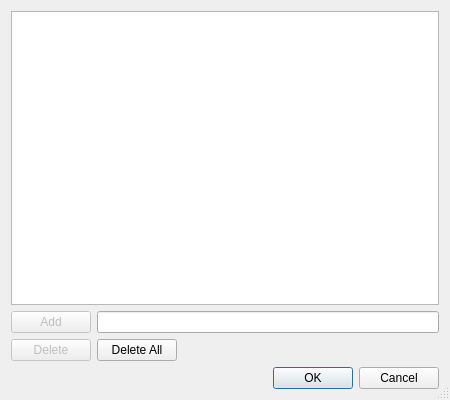
<?xml version="1.0" encoding="UTF-8"?>
<ui version="4.0">
 <class>ExceptionsFilterDialog</class>
 <widget class="QDialog" name="ExceptionsFilterDialog">
  <property name="geometry">
   <rect>
    <x>0</x>
    <y>0</y>
    <width>450</width>
    <height>400</height>
   </rect>
  </property>
  <property name="windowTitle">
   <string>Exceptions Filter</string>
  </property>
  <property name="whatsThis">
   <string>&lt;b&gt;Exception Filter&lt;/b&gt;
&lt;p&gt;This dialog is used to enter the exception types, that shall be highlighted during a debugging session. If this list is empty, all exception types will be highlighted. If the exception reporting flag in the &quot;Start Debugging&quot; dialog is unchecked, no exception will be reported at all.&lt;/p&gt;
&lt;p&gt;Please note, that unhandled exceptions are always highlighted independent of these settings.&lt;/p&gt;</string>
  </property>
  <property name="sizeGripEnabled">
   <bool>true</bool>
  </property>
  <layout class="QGridLayout" name="gridLayout">
   <item row="0" column="0" colspan="3">
    <widget class="QListWidget" name="exceptionList">
     <property name="toolTip">
      <string>List of exceptions that shall be highlighted</string>
     </property>
     <property name="alternatingRowColors">
      <bool>true</bool>
     </property>
    </widget>
   </item>
   <item row="1" column="0">
    <widget class="QPushButton" name="addButton">
     <property name="enabled">
      <bool>false</bool>
     </property>
     <property name="toolTip">
      <string>Press to add the entered exception to the list</string>
     </property>
     <property name="text">
      <string>Add</string>
     </property>
    </widget>
   </item>
   <item row="1" column="1" colspan="2">
    <widget class="QLineEdit" name="exceptionEdit">
     <property name="toolTip">
      <string>Enter an exception type that shall be highlighted</string>
     </property>
    </widget>
   </item>
   <item row="2" column="0">
    <widget class="QPushButton" name="deleteButton">
     <property name="enabled">
      <bool>false</bool>
     </property>
     <property name="toolTip">
      <string>Press to delete the selected exception from the list</string>
     </property>
     <property name="text">
      <string>Delete</string>
     </property>
    </widget>
   </item>
   <item row="2" column="1">
    <widget class="QPushButton" name="deleteAllButton">
     <property name="toolTip">
      <string>Press to delete all exceptions from the list</string>
     </property>
     <property name="text">
      <string>Delete All</string>
     </property>
    </widget>
   </item>
   <item row="2" column="2">
    <spacer name="horizontalSpacer">
     <property name="orientation">
      <enum>Qt::Horizontal</enum>
     </property>
     <property name="sizeHint" stdset="0">
      <size>
       <width>261</width>
       <height>20</height>
      </size>
     </property>
    </spacer>
   </item>
   <item row="3" column="0" colspan="3">
    <widget class="QDialogButtonBox" name="buttonBox">
     <property name="orientation">
      <enum>Qt::Horizontal</enum>
     </property>
     <property name="standardButtons">
      <set>QDialogButtonBox::Cancel|QDialogButtonBox::Ok</set>
     </property>
    </widget>
   </item>
  </layout>
 </widget>
 <pixmapfunction>qPixmapFromMimeSource</pixmapfunction>
 <tabstops>
  <tabstop>exceptionList</tabstop>
  <tabstop>exceptionEdit</tabstop>
  <tabstop>addButton</tabstop>
  <tabstop>deleteButton</tabstop>
  <tabstop>deleteAllButton</tabstop>
  <tabstop>buttonBox</tabstop>
 </tabstops>
 <resources/>
 <connections>
  <connection>
   <sender>buttonBox</sender>
   <signal>accepted()</signal>
   <receiver>ExceptionsFilterDialog</receiver>
   <slot>accept()</slot>
   <hints>
    <hint type="sourcelabel">
     <x>26</x>
     <y>309</y>
    </hint>
    <hint type="destinationlabel">
     <x>26</x>
     <y>325</y>
    </hint>
   </hints>
  </connection>
  <connection>
   <sender>buttonBox</sender>
   <signal>rejected()</signal>
   <receiver>ExceptionsFilterDialog</receiver>
   <slot>reject()</slot>
   <hints>
    <hint type="sourcelabel">
     <x>85</x>
     <y>310</y>
    </hint>
    <hint type="destinationlabel">
     <x>85</x>
     <y>324</y>
    </hint>
   </hints>
  </connection>
 </connections>
</ui>
